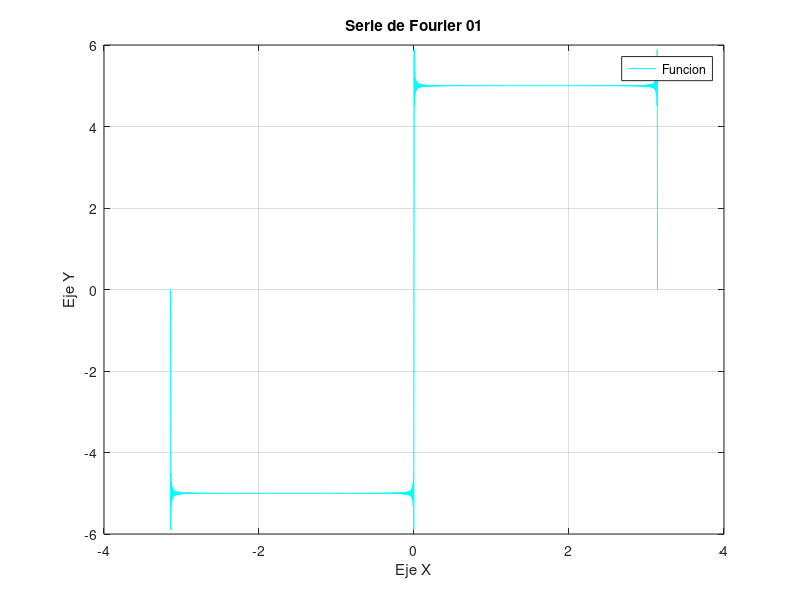

MATLAB code to generate this figure:
% Jose Ramiro Fuentes Lara
% Ecuaciones Diferenciales parciales
% Ejercicio 01
clc; clear;

%% Se definen nuestras variables constantes para el problema
k = 5;

%% Se establece nuestra condicion inicial asi como el intervalo de nuestra serie
x = -pi :pi/1000: pi;
u = 0;

%% Se evaluan los valores de nuestra sumatoria
for n= 1:1000
    u = u + (1/n) * (1-cos(n*pi)) * sin(n*x);
end

%% Se adicionan los valores constantes y se multiplica la sumatoria por su respectivo coeficiente
u = u * (2*k/pi);

%% Se grafica nuestra funcion
whitebg('white')
plot(x,u,'c');
grid on

set(gcf,'Name','Ecuaciones Diferenciales Parciales')
    xlabel('Eje X')
    ylabel('Eje Y')
    title('Serie de Fourier 01')
    legend('Funcion')
